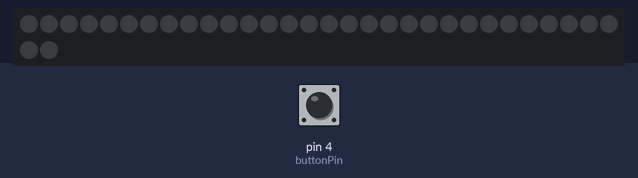
Bench run of a sketch on a simulated Arduino Uno, built with avr-gcc and run on an emulated ATmega328P. Shown: 32 RGB LEDs in strip order, left to right, continuing on the next row. Inputs (shaded band) come from the test bench; at power-on: pin 4 (buttonPin) HIGH. Dim RGB values are drawn brighter than linear; random numbers use the default seed unless the sketch sets one; what the sketch prints to the serial monitor is not drawn.

Above: at 2.7 s.
2.8 s: pin 4 (buttonPin) pulled LOW for 0.15 s
At 3.22 s:
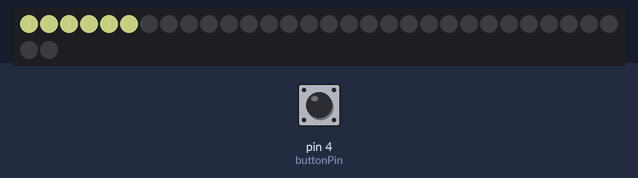
3.5 s: pin 4 (buttonPin) pulled LOW for 1 s
At 3.82 s:
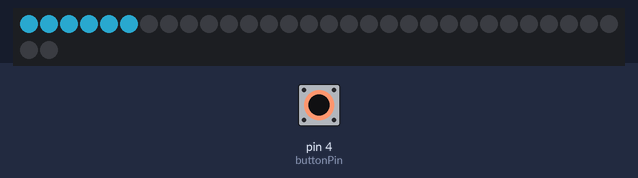
5.1 s: pin 4 (buttonPin) pulled LOW for 0.15 s
5.8 s: pin 4 (buttonPin) pulled LOW for 3.2 s
At 7.65 s:
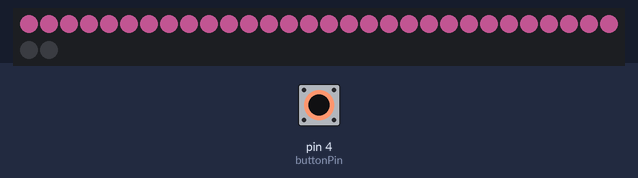
9.6 s: pin 4 (buttonPin) pulsed LOW 5 times (0.12 s each, 0.3 s apart)
At 11.1 s:
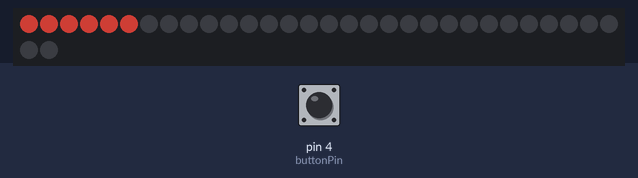
12.6 s: pin 4 (buttonPin) pulled LOW for 0.15 s
At 14.45 s:
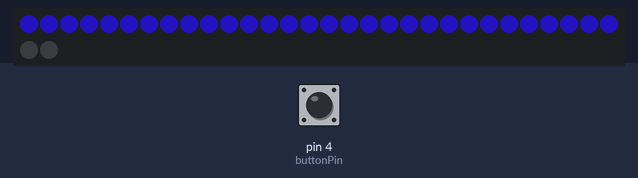

Measured:
- after the input at 2.8 s, the LEDs: first change after 0.12 s (image 1 shows a later state)

The sketch:

double_pixel_chase_w_button.ino
```cpp
// Lights up two pixels at a time down the strip, triggered by
// a button press.
//
// This code is only designed for an even number of pixels. An
// addional check will be needed if NUM_LEDS is an odd number,
// or if you want to light up more then two pixels at a time to
// make sure not to write data past the end of the strip.
//
// No delays used. Uses EVERY_N_* to control timing.
//
//
// A button is used along with the JC_Button library to trigger
// the pattern. Get JChristensen's Button Library here:
//   https://github.com/JChristensen/JC_Button
//
//
// Marc Miller, Aug 2025
//---------------------------------------------------------------


#include "FastLED.h"
#define LED_TYPE LPD8806
#define DATA_PIN 11
#define CLOCK_PIN 13
#define NUM_LEDS 32
#define COLOR_ORDER GRB
#define BRIGHTNESS 120
CRGB leds[NUM_LEDS];

#include "JC_Button.h"    // Include Button library
const uint8_t buttonPin = 4;  // Set digital pin used with debounced pushbutton
Button myButton(buttonPin, 50, true, true);  // Declare the button  (pin, dbTime, puEnable, invert)

bool RUN_PATTERN = false;  //set to false to Not run on startup.
uint8_t pixel = 0;  //keeps track of what pixel to light up next
const uint8_t chaseRate = 120;  //number of milliseconds between chase updates
CRGB myColor = CRGB(200,42,42);  //the color to display


//---------------------------------------------------------------
void setup() {
  Serial.begin(115200);
  delay(1500);  // startup delay
  FastLED.addLeds<LED_TYPE, DATA_PIN, CLOCK_PIN, COLOR_ORDER>(leds, NUM_LEDS)
      .setCorrection( TypicalLEDStrip );
  FastLED.setBrightness(BRIGHTNESS);

  myButton.begin();  // initialize the button object

  Serial.println("Setup done. \n");
}


//---------------------------------------------------------------
void loop() {

  if (RUN_PATTERN == true) {
    if (pixel < NUM_LEDS - 1) {  //check that we're not going past the end of the strip
      EVERY_N_MILLISECONDS(chaseRate) {
        leds[pixel] = myColor;
        leds[pixel + 1] = myColor;
        pixel = pixel + 2;  //add 2 for next round
      }
    } else {  //run this if we've reached the end of the strip
      RUN_PATTERN = false;  //stop running the chase pattern
    }
  } else {  //not running the pattern any more so run a slow fade
    EVERY_N_MILLISECONDS(15) {
      fadeToBlackBy( leds, NUM_LEDS, 2);  //slowly fade pixels
    }
  }


  FastLED.show();

  //Read the button to see if it was pressed, and if yes set a few
  //things so we can restart the pattern.
  myButton.read();
  if(myButton.wasPressed()) {
    RUN_PATTERN = true;
    FastLED.clear();  //black out all pixels before running pattern again
    pixel = 0;  //reset pixel position
    myColor.r = myColor.r + random(30,90);  //pick a new random color for next time
    myColor.g = myColor.g - random(40,80);
    myColor.b = myColor.b + random(60,120);
  }


}  // end main loop
```
